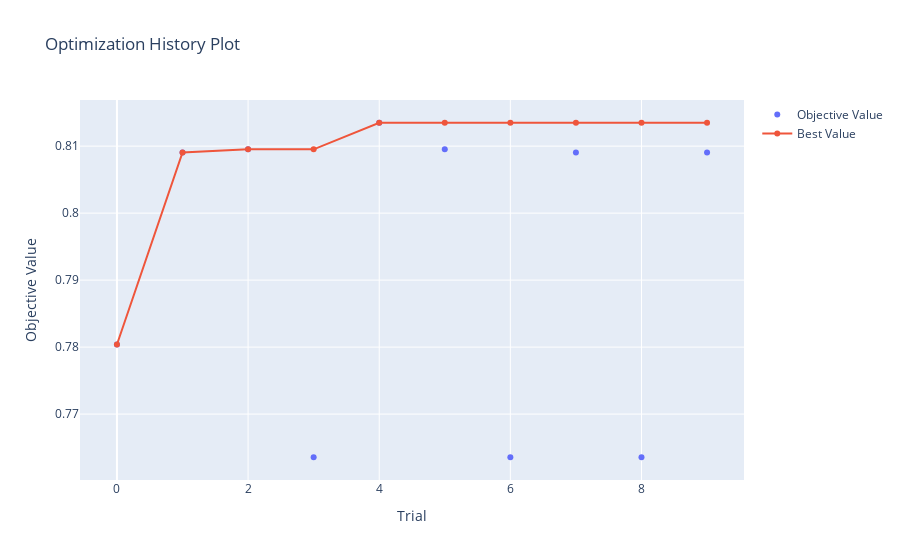

The notebook cell this image was saved under:
### Markdown cell above
### Visualization of the learning curves of the trials

### Code cell
optuna.visualization.plot_optimization_history(study)

### Figure 1 — Plotly figure (JSON) as saved in the notebook; plotly's stock layout.template omitted (floating-point values rounded to 4 significant figures)
{"data": [{"mode": "markers", "name": "Objective Value", "type": "scatter", "x": [0, 1, 2, 3, 4, 5, 6, 7, 8, 9], "y": [0.7804, 0.8091, 0.8095, 0.7636, 0.8135, 0.8095, 0.7636, 0.8091, 0.7636, 0.8091]}, {"name": "Best Value", "type": "scatter", "x": [0, 1, 2, 3, 4, 5, 6, 7, 8, 9], "y": [0.7804, 0.8091, 0.8095, 0.8095, 0.8135, 0.8135, 0.8135, 0.8135, 0.8135, 0.8135]}], "layout": {"title": {"text": "Optimization History Plot"}, "xaxis": {"title": {"text": "Trial"}}, "yaxis": {"title": {"text": "Objective Value"}}}}
